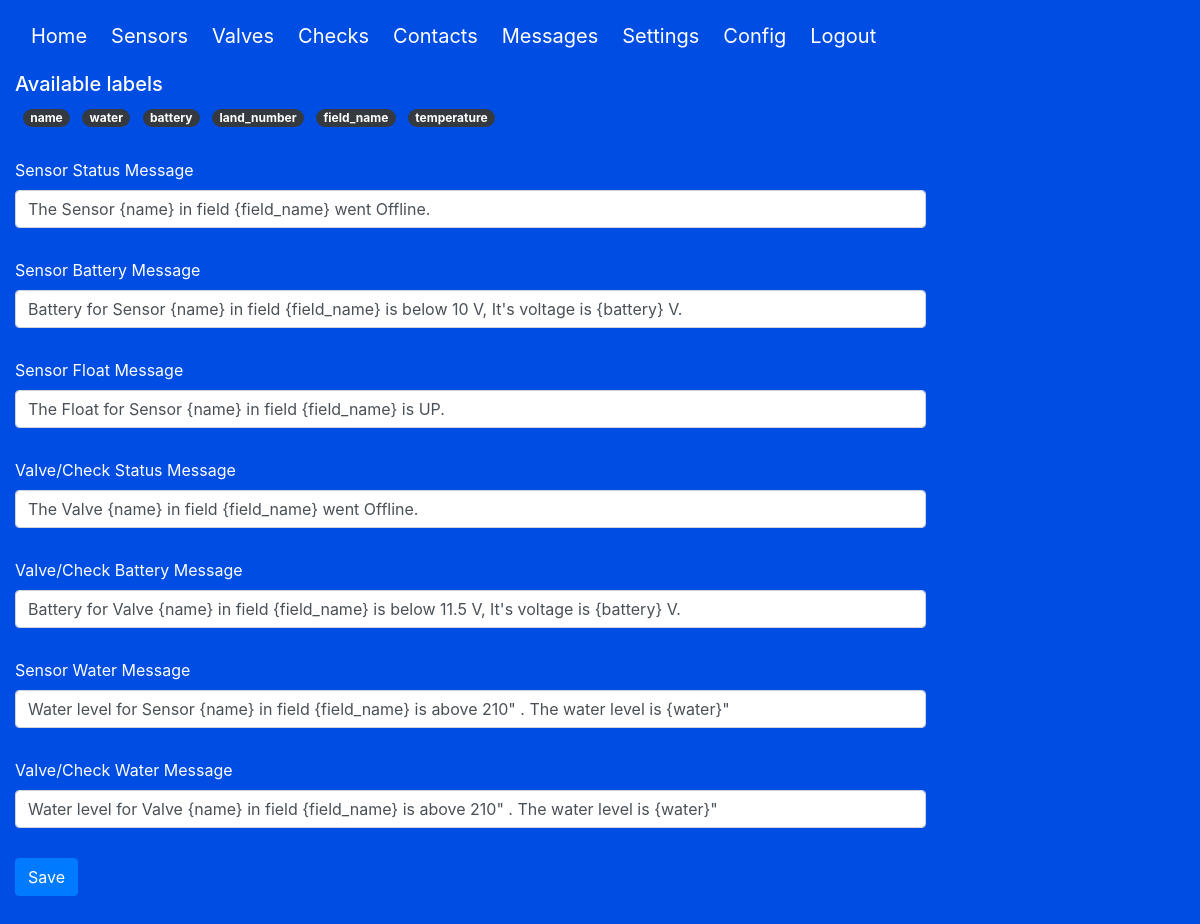
/messages (signed in), run on an earlier commit of the app's database.
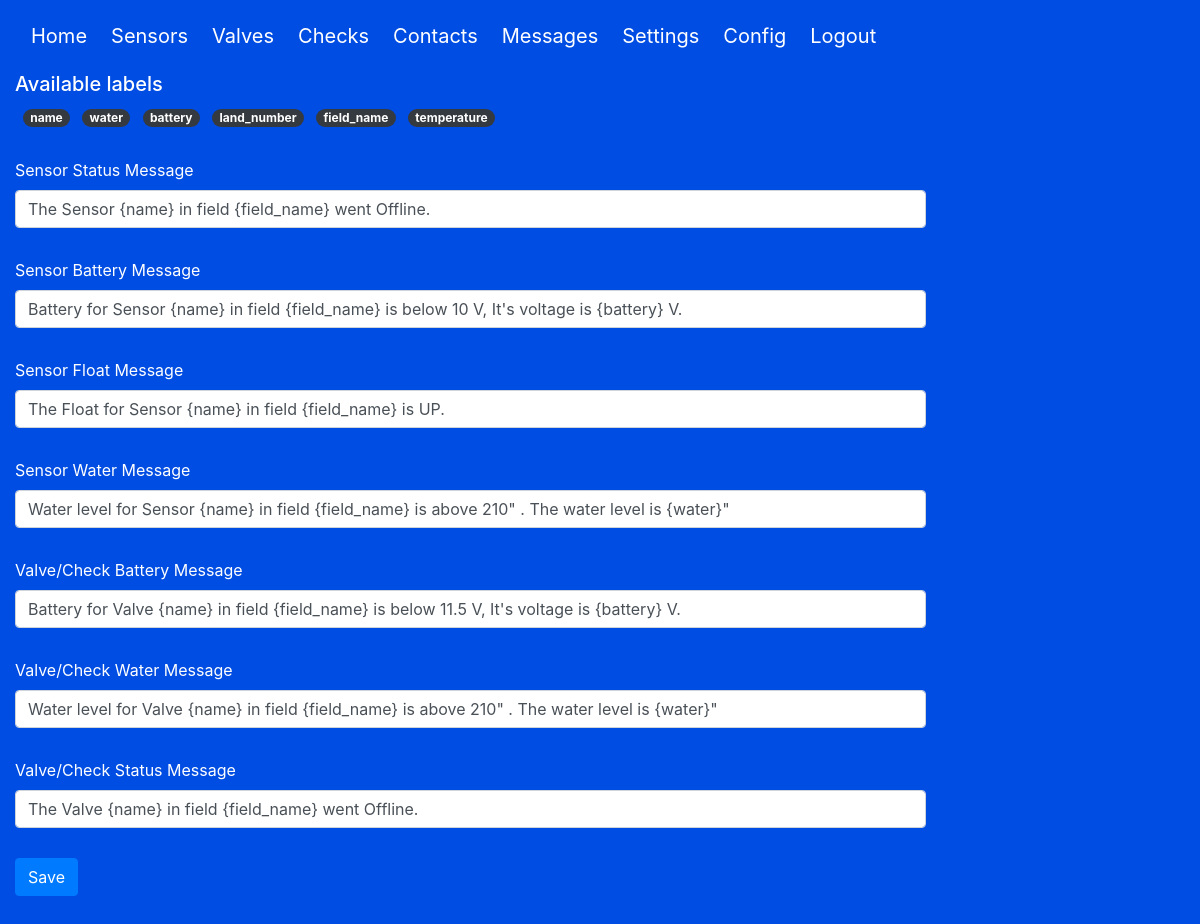
And on a later commit of the database.
### models.py (models this page shows)
class LabelMessage(db.Model, SerializerMixin):
    __tablename__ = 'label_message'
    id = db.Column(db.Integer, primary_key=True)
    name = db.Column(db.String(100), unique=True)

class Message(db.Model, SerializerMixin):
    __tablename__ = 'message'
    id = db.Column(db.Integer, primary_key=True)
    name = db.Column(db.String(100))
    mess_type = db.Column(db.String(20))
    message = db.Column(db.String(1000))

### main.py (the view, shortened to what this page needs)
@main.route('/messages', methods=["GET", "POST"])
@login_required
def messages():
    labels = [label.to_dict() for label in LabelMessage.query.all()]
    msgs = [message.to_dict() for message in Message.query.all()]
    if request.method == 'GET':
        return render_template('messages.html', labels=labels, messages=msgs)

### app.py (called while the page is built)
@login_manager.user_loader
def load_user(user_id):
    return User.query.get(int(user_id))

### templates/messages.html (shortened to what this page needs)
{% extends "base.html" %}
{% block content %}
    <h5>Available labels</h5>
    {% for label in labels %}
        <span class="badge badge-pill badge-dark ml-2">{{ label.name }}</span>
    {% endfor %}
    <form method="post">
        {% for message in messages %}
            <div class="form-group">
                <label>
                    {{ message.mess_type[0] | upper }}{{ message.mess_type[1:] }}{{ '/Check' if message.mess_type == 'valve' }}
                    {{ message.name[0] | upper }}{{ message.name[1:] }} Message</label>
                <input class="form-control" name="{{ '{}_{}'.format(message.name, message.mess_type) }}"
                       value="{{ message.message }}">
            </div>
        {% endfor %}
        <button type="submit" class="btn btn-primary">Save</button>
    </form>
{% endblock %}

### templates/base.html (shortened to what this page needs)
<!DOCTYPE html>
<html>
<head>
    <link rel="stylesheet" href="../static/css/bulma.min.css"/>
    <link rel="stylesheet" href="../static/bootstrap4/css/bootstrap.min.css"/>
    <link rel="stylesheet" href="../static/css/main.css"/>
</head>
<body>
<section class="hero is-primary is-fullheight" style="min-width: 100%; float: left">
    <div class="hero-head">
        <nav class="navbar">
            <div class="container">
                <div id="navbarMenuHeroA" class="navbar-menu navbar-brand">
                    <div class="navbar-start">
                        <a href="{{ url_for('main.index') }}" class="navbar-item">
                            Home
                        </a>
                        {% if current_user.is_authenticated %}
                            <a href="{{ url_for('main.sensor') }}" class="navbar-item">
                                Sensors
                            </a>
                            <a href="{{ url_for('main.valve') }}" class="navbar-item">
                                Valves
                            </a>
                            <a href="{{ url_for('main.check') }}" class="navbar-item">
                                Checks
                            </a>
                            <a href="{{ url_for('contact.contacts') }}" class="navbar-item">
                                Contacts
                            </a>
                            <a href="{{ url_for('main.messages') }}" class="navbar-item">
                                Messages
                            </a>
                            <a href="{{ url_for('main.settings') }}" class="navbar-item">
                                Settings
                            </a>
                            <a href="{{ url_for('sets.configuration') }}" class="navbar-item">
                                Config
                            </a>
                            <a href="{{ url_for('auth.logout') }}" class="navbar-item">
                                Logout
                            </a>
                        {% endif %}
                    </div>
                </div>
            </div>
        </nav>
    </div>
    <div class="hero-body">
        <div class="container">
            {% block content %}
            {% endblock %}
        </div>
    </div>
</section>
</body>
</html>

### static/css/main.css (style rules this page uses)
body { overflow: scroll !important; background-color: #004DE3; }
.hero.is-primary { background-color: #004DE3; }
.hero-body .container { max-width: 80%; }
@media only screen
and (min-device-width: 768px)
and (max-device-width: 1024px) { .container { margin-left: 0; } }
@media only screen
and (min-device-width: 768px)
and (max-device-width: 1024px) { .hero-body { padding-left: 0 !important; padding-top: 0; } }
.form-group { margin: 30px 0; }

What changed in the data, as far as the page shows it:
changed Message: mess_type "V" → "S"; mess_type "alve" → "ensor"; name "S" → "W"; name "tatus" → "ater"; message (not shown) → "Water level for Sensor {name} in field {field_name} is above 210\" . The water level is {water}\""; mess_type "/Check" → (not shown); status_valve "The Valve {name} in field {field_name} went Offline." → (not shown)
changed Message: mess_type "S" → "V"; mess_type "ensor" → "alve"; mess_type (not shown) → "/Check"; message "Water level for Sensor {name} in field {field_name} is above 210\" . The water level is {water}\"" → "Water level for Valve {name} in field {field_name} is above 210\" . The water level is {water}\""
changed Message: name "W" → "S"; name "ater" → "tatus"; status_valve (not shown) → "The Valve {name} in field {field_name} went Offline."; message "Water level for Valve {name} in field {field_name} is above 210\" . The water level is {water}\"" → (not shown)
